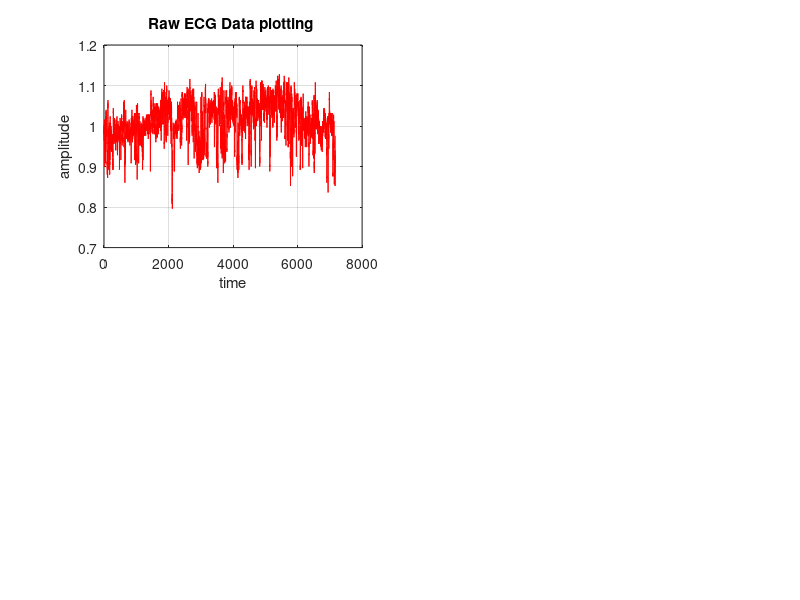

Source code (MATLAB): (Note: this script raises an error after producing the figure.)
%%%DFA_final
function DFA_final

DATA=load("O1.txt");
disp("ECG Analysis of one signal")
[d,a]=DFA_call_F(DATA);
disp("dim="+d);disp("alpha="+a);
end

%%%DFA_call_F 
function [D,Alpha1]=DFA_call_F(DATA)

%%Pre-processing
ecg=DATA;
f_s=250;
N=length(ecg);
t=0:N-1; %time period(total sample/Fs)
figure (1)
subplot(221)
plot(t,ecg,'r');title('Raw ECG Data plotting ');grid on;          
xlabel('time')
ylabel('amplitude')

w=50/(250/2);
bw=w;
[num,den]=iirnotch(w,bw); 
ecg_notch=filter(num,den,ecg);
[e,f]=wavedec(ecg_notch,20,'db6');
g=wrcoef('d',e,f,'db6',16);

ecg_wave=ecg_notch-g; 
ecg_smooth=smooth(ecg_wave); 
N1=length(ecg_smooth);
t1=0:N1-1;

subplot(222)
plot(t1,ecg_smooth),grid on,ylabel('amplitude'),xlabel('time')
title('Filtered ECG signal')

hh=ecg_smooth;
j=[];           
time=0;          
th=0.45*max(hh);  
 
for i=2:N1-1  
    if((hh(i)>hh(i+1))&&(hh(i)>hh(i-1))&&(hh(i)>th))  
        j(i)=hh(i);                                   
        time(i)=(i-1)/250;                           
    end
end
j(j==0)=[];              
time(time==0)=[];     
m=(time)';              
k=length(m);
% subplot(223)
% plot(t,hh);            
% hold on;                
% plot(time,j,'*r'); title('PEAK POINTS DETECTED IN ECG SIGNAL')    
% xlabel('time')
% ylabel('amplitude')
% hold off   
%%
%%Calling DFA
n=100:100:1000;
N=length(n);
F_n=zeros(N,1);
for i=1:N
    [F_n(i),y,Yn,N1]=DFA(ecg_smooth,n(i),1);
%Plots
    subplot(223)
    plot(1:N1,y,"b");hold on;grid on;
    plot(1:N1,Yn,"r");grid on;
    xlabel('n');ylabel('f')
    title('y(n) and Yn(n)');legend('y','Yn','Location','northwest');hold off;
end  
n=n';
subplot(224)
plot(log(n),log(F_n),'-o','MarkerSize',10,'MarkerEdgeColor','red','MarkerFaceColor',[1 .6 .6]);grid on;hold on;
title('DFA Interpretation')  
xlabel('n')
ylabel('F(n)')
A=polyfit(log(n(1:end)),log(F_n(1:end)),1);
Alpha1=A(1);
%A_c=polyval(A,log(n(1:end)));
%plot(log(n),A_c)
D=3-A(1);
return;

end

%%%DFA algorithm
function [out1,out2,out3,out4]=DFA(DATA,win_length,order)

%note:The number of windows in each iteration(See lines 62-65,66 on &&Calling DFA) is n. 
%For the 1st it. n=71. So: w1=1:100 w2=101:200...w71=7001:7100 

N=length(DATA);  %7168 1st it
n=floor(N/win_length); %71.00 1st it - n is the number of windows
N1=n*win_length; %7100 1st it
y=zeros(N1,1);
Yn=zeros(N1,1);

fitcoef=zeros(n,order+1);

mean1=mean(DATA(1:N1));

for i=1:N1
    y(i)=sum(DATA(1:i)-mean1);
end

y=y';
x=1:win_length; 
w=(bsxfun(@plus,x',(0:(n-1))*win_length))'; %bsxfun() element-wise addition between two matrices 
                                            %for j=1:n w(j,:)=((j-1)*win_length+1):j*win_length; end
for j=1:n
    fitcoef(j,:)=polyfit(x,y(w(j,:)),order);
    Yn(w(j,:))=polyval(fitcoef(j,:),x);
end

sum1=sqrt(sum((y'-Yn).^2)/N1);

out1=sum1;
out2=y;
out3=Yn;
out4=N1;

end
